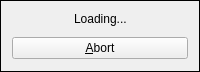
<?xml version="1.0" encoding="UTF-8"?>
<ui version="4.0">
 <class>OverlayFrame</class>
 <widget class="QFrame" name="OverlayFrame">
  <property name="geometry">
   <rect>
    <x>0</x>
    <y>0</y>
    <width>200</width>
    <height>72</height>
   </rect>
  </property>
  <property name="sizePolicy">
   <sizepolicy hsizetype="Preferred" vsizetype="Preferred">
    <horstretch>0</horstretch>
    <verstretch>0</verstretch>
   </sizepolicy>
  </property>
  <property name="maximumSize">
   <size>
    <width>200</width>
    <height>75</height>
   </size>
  </property>
  <property name="windowTitle">
   <string>Frame</string>
  </property>
  <property name="autoFillBackground">
   <bool>true</bool>
  </property>
  <property name="frameShape">
   <enum>QFrame::Panel</enum>
  </property>
  <property name="frameShadow">
   <enum>QFrame::Plain</enum>
  </property>
  <property name="lineWidth">
   <number>1</number>
  </property>
  <property name="midLineWidth">
   <number>0</number>
  </property>
  <layout class="QVBoxLayout" name="verticalLayout">
   <property name="spacing">
    <number>0</number>
   </property>
   <property name="sizeConstraint">
    <enum>QLayout::SetMinimumSize</enum>
   </property>
   <property name="topMargin">
    <number>0</number>
   </property>
   <property name="bottomMargin">
    <number>12</number>
   </property>
   <item>
    <spacer name="verticalSpacer">
     <property name="orientation">
      <enum>Qt::Vertical</enum>
     </property>
     <property name="sizeHint" stdset="0">
      <size>
       <width>20</width>
       <height>5</height>
      </size>
     </property>
    </spacer>
   </item>
   <item>
    <layout class="QHBoxLayout" name="horizontalLayout">
     <property name="spacing">
      <number>0</number>
     </property>
     <property name="sizeConstraint">
      <enum>QLayout::SetMaximumSize</enum>
     </property>
     <item>
      <spacer name="horizontalSpacer">
       <property name="orientation">
        <enum>Qt::Horizontal</enum>
       </property>
       <property name="sizeHint" stdset="0">
        <size>
         <width>40</width>
         <height>20</height>
        </size>
       </property>
      </spacer>
     </item>
     <item>
      <widget class="QLabel" name="label">
       <property name="text">
        <string>Loading...</string>
       </property>
      </widget>
     </item>
     <item>
      <spacer name="horizontalSpacer_2">
       <property name="orientation">
        <enum>Qt::Horizontal</enum>
       </property>
       <property name="sizeHint" stdset="0">
        <size>
         <width>40</width>
         <height>20</height>
        </size>
       </property>
      </spacer>
     </item>
    </layout>
   </item>
   <item>
    <spacer name="verticalSpacer_2">
     <property name="orientation">
      <enum>Qt::Vertical</enum>
     </property>
     <property name="sizeType">
      <enum>QSizePolicy::Expanding</enum>
     </property>
     <property name="sizeHint" stdset="0">
      <size>
       <width>20</width>
       <height>5</height>
      </size>
     </property>
    </spacer>
   </item>
   <item>
    <widget class="QPushButton" name="pushButton">
     <property name="text">
      <string>&amp;Abort</string>
     </property>
    </widget>
   </item>
  </layout>
 </widget>
 <resources/>
 <connections/>
</ui>
